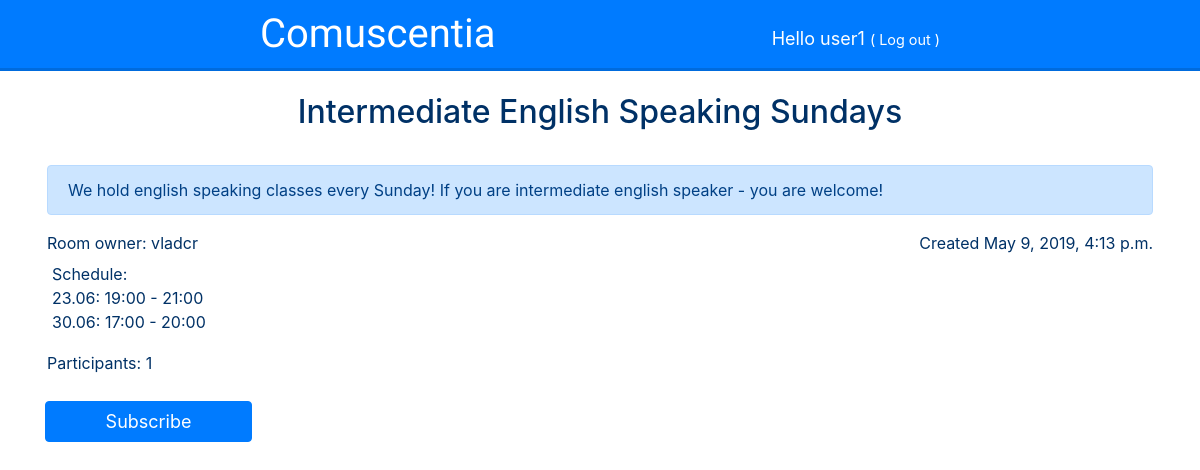
/room/1/ (signed in), run on the app's committed database.
### comuscentia/models.py (models this page shows, shortened)
class Room(models.Model):
	owner = models.ForeignKey(settings.AUTH_USER_MODEL, on_delete=models.CASCADE)
	title = models.CharField(max_length=200)
	created_date = models.DateTimeField(default=timezone.now)
	description = models.CharField(max_length=200)
	textblock = models.TextField(default="Text field for learning stuff. We advice to start with a link to the chat.")

### comuscentia/views.py (the view)
# urls.py: path('room/<int:pk>/', views.room, name='room'),
@login_required
def room(request, pk):
	room = get_object_or_404(Room, pk=pk)
	participations = Participation.objects.filter(room=room)
	subscribers = [participation.user for participation in participations] # subscribers list
	count = participants(room)
	return render(request, 'comuscentia/room.html', {'room': room, 'count': count, 'participants': subscribers})

### comuscentia/views.py (called while the page is built)
def participants(room):
	return len(Participation.objects.filter(room=room))

### comuscentia/templates/comuscentia/room.html
{% extends 'comuscentia/base.html' %}
{% block content %}
	<h2>{{ room.title }}</h2><br>
	<div class="content container">
    	<p class="alert alert-primary">{{ room.description|linebreaksbr }}</p>
        <p>Room owner: {{ room.owner }}     <span style='float: right;'>Created {{ room.created_date }}</span></p>
    	<p class='room'>{{ room.textblock|linebreaksbr }}</p>
        <p>Participants: {{ count }}</p><br>
    {% if user == room.owner %}
        <a class="btn btn-secondary" href="{% url 'edit_room' pk=room.pk %}">Edit room</a>
        <a class="btn btn-danger" href="{% url 'delete' pk=room.pk %}">Delete room</a>
    {% else %}
        {% if user not in participants %}
            <a class="btn btn-primary" href="{% url 'sub' pk=room.pk %}">Subscribe</a>
        {% else %}
            <a class="btn btn-danger" href="{% url 'unsub' pk=room.pk %}">Unsubscribe</a>
        {% endif %}
    {% endif %}
	</div>
{% endblock %}

### comuscentia/templates/comuscentia/base.html (shortened to what this page needs)
{% load static %}
<html>
    <head>
        <link rel="stylesheet" href="https://stackpath.bootstrapcdn.com/bootstrap/4.3.1/css/bootstrap.min.css">
        <link rel="stylesheet" href="{% static 'css/style.css' %}">
    </head>
	<body>
		<header>
			<a href="/"><h1>Comuscentia</h1></a>
            {% if user.is_authenticated %}
                <div id="float_right">Hello {{ user.username }} <small>( <a href="{% url 'logout' %}" style="color: white;">Log out</a> )</small></div>
            {% endif %}
		</header>
		{% block content %}
        {% endblock %}
	</body>
</html>

### comuscentia/static/css/style.css (style rules this page uses)
html, body { height: 100%; }
body { width: 100%; margin: 0; color: #003166; }
header { display: block; width: 100%; margin-bottom: 25px; color: white; font-size: 18px; background-color: #007bff; box-shadow: 0 3px #006bdd; }
h1 { display: inline-block; margin: 10px; color: white; font-family: 'Fredericka the Great', cursive; }
#float_right { display: inline-block; float: right; margin: 10px; padding-top: 15px; }
h2 { text-align: center; }
.btn-primary { width: 207px; margin-bottom: 15px; font-size: 18px; }
.room { display: block; width: 100%; padding: 5px; padding-bottom: 15px; }
p { margin: 2px; }
@media (min-width: 576px) { h1 { padding-left: 50px; } }
@media (min-width: 576px) { #float_right { padding-right: 50px; } }
@media (min-width: 768px) { h1 { padding-left: 100px; } }
@media (min-width: 768px) { #float_right { padding-right: 100px; } }
@media (min-width: 992px) { h1 { padding-left: 150px; } }
@media (min-width: 992px) { #float_right { padding-right: 150px; } }
@media (min-width: 1200px) { h1 { padding-left: 250px; } }
@media (min-width: 1200px) { #float_right { padding-right: 250px; } }

### data on the page
Room: title "Intermediate English Speaking Sundays", description "We hold english speaking classes every Sunday! If you are intermediate english speaker - you are welcome!", owner "vladcr", created_date "May 9, 2019, 4:13 p.m.", textblock "Schedule: 23.06: 19:00 - 21:00 30.06: 17:00 - 20:00"

### other printed values
{{ user.username }} "user1"
{{ count }} "1"
